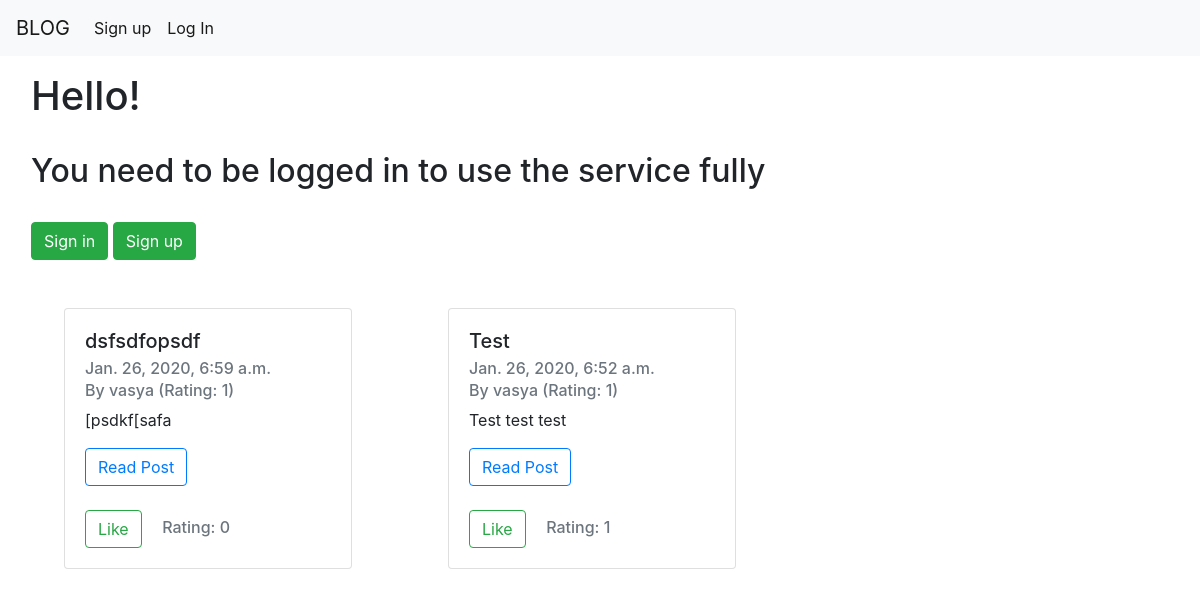
Before: / with the older database file.
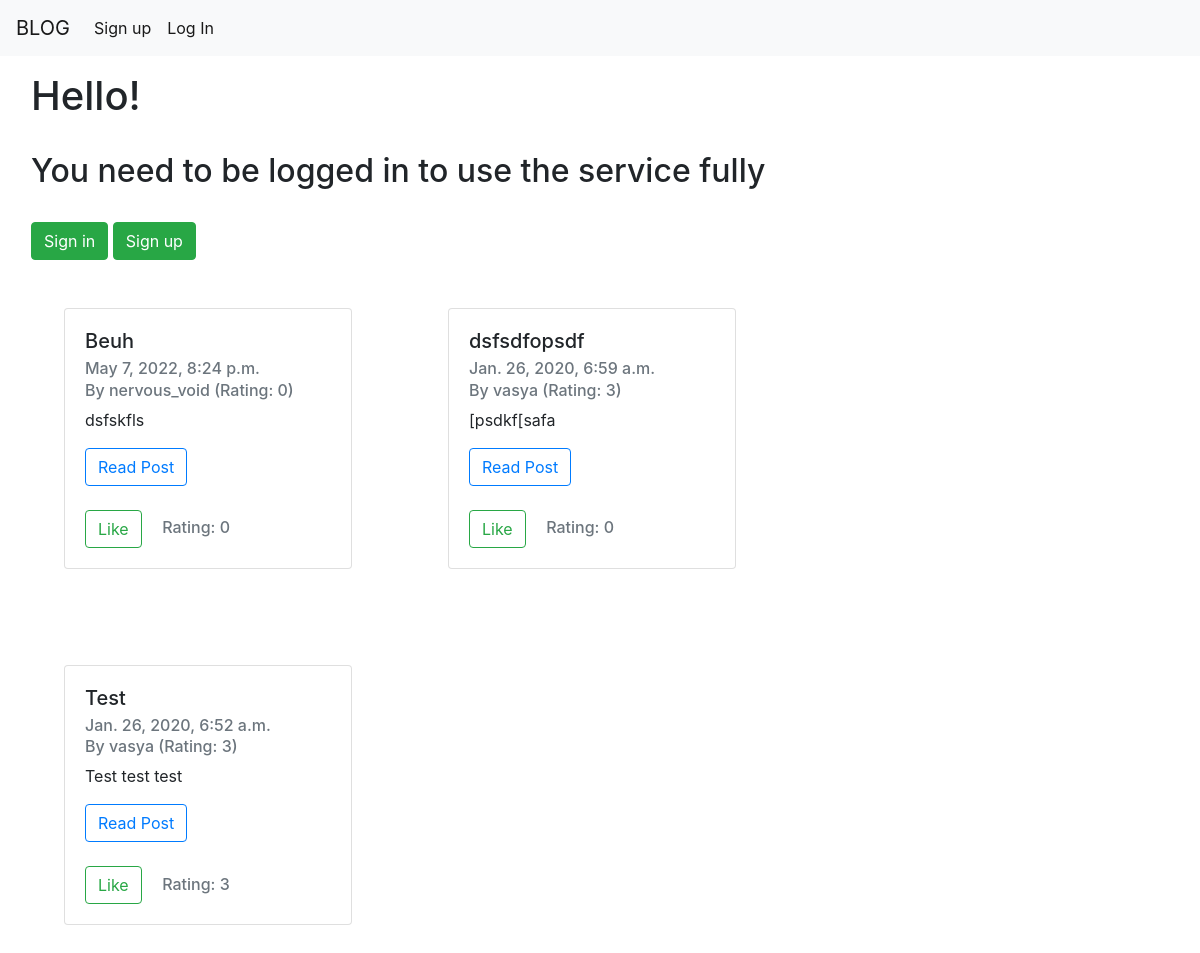
After: the same page with the newer database file.
### blog_app/models.py (models this page shows)
class Post(models.Model):
    user = models.ForeignKey(User, on_delete=models.CASCADE, related_name='post')
    name = models.CharField(max_length=128)
    description = models.CharField(max_length=512)
    text = models.CharField(max_length=100000)
    date = models.DateTimeField(auto_now_add=True)
    liked_users = [models.ForeignKey(User, on_delete=models.SET_NULL, null=True)]
    rating = models.IntegerField(default=0)

### blog_app/views.py (the view)
# urls.py: path('', views.index, name='index'),
def index(request):
    context = dict()
    posts = Post.objects.order_by('-date')
    context['posts'] = posts
    return render(request, 'index.html', context)

### blog_app/models.py (called while the page is built)
def user_rating(self):
    rating = 0
    posts = self.post.all()
    for each in posts:
        rating += each.rating
    return rating

### templates/index.html (shortened to what this page needs)
{% extends "base.html" %}
{% block content %}
    {% if request.user.is_authenticated %}
        <div class="card" style="width: 30rem; margin: 3rem;">
            <h1> Hello, {{ request.user.username | title }}! </h1>
            <a class="btn btn-primary" style="width: 50%" href="{% url 'logout' %}"> Log out </a>
            <h2>Menu</h2>
        </div>
    {% else %}
        <h1> Hello! </h1>
        <br>
        <h2>You need to be logged in to use the service fully</h2>
        <br>
        <a class="btn btn-success" href="{% url 'login' %}"> Sign in </a>
        <a class="btn btn-success" href="{% url 'registration' %}"> Sign up </a>
    {% endif %}
    <div class="row">
        {% for each in posts %}
            <div class="col-">
                <div class="card" style="width: 18rem; margin: 3rem; display: inline-block">
                    <div class="card-body">
                        <h5 class="card-title">{{ each.name }}</h5>
                        <h6 class="card-subtitle mb-2 text-muted">{{ each.date }}</h6>
                        <h6 class="card-subtitle mb-2 text-muted">By {{ each.user.username }} (Rating: {{ each.user.user_rating }})</h6>
                        <p class="card-text">{{ each.description }}</p>
                        <a type="button" href="/post/{{ each.id }}" class="btn btn-outline-primary">Read Post</a>
                        <br>
                        <br>
                        <a type="button" href="/liked/{{ each.id }}" class="btn btn-outline-success">Like</a>
                        <h6 class="card-subtitle mb-2 text-muted" style="display: inline-block; margin-left: 1rem;">
                            Rating: {{ each.rating }}
                        </h6>
                    </div>
                </div>
            </div>
        {% endfor %}
    </div>
{% endblock %}

### templates/base.html (shortened to what this page needs)
<!DOCTYPE html>
<html lang="ru">
<head>
    <link rel="stylesheet" href="https://maxcdn.bootstrapcdn.com/bootstrap/4.0.0/css/bootstrap.min.css"
>
</head>
<body style="padding: 0px;">
<nav class="navbar navbar-expand-lg navbar-light bg-light">
    <a class="navbar-brand" href="{% url 'index' %}">BLOG</a>
    <div class="collapse navbar-collapse" id="navbarNav">
        <ul class="navbar-nav">
            {% if request.user.is_authenticated %}
                <li class="nav-item active">
                    <a class="nav-link" href="{% url 'make_post' %}">Create Post </a>
                </li>
                <li class="nav-item active">
                    <a class="nav-link" href="{% url 'logout' %}">Log Out </a>
                </li>
            {% else %}
                <li class="nav-item active">
                    <a class="nav-link", href="{% url 'registration' %}" >Sign up</a>
                </li>
                <li class="nav-item active">
                    <a class="nav-link" href="{% url 'login' %}">Log In </a>
                </li>
            {% endif %}
        </ul>
    </div>
</nav>
<div class="container" style="margin: 1rem;">
    {% block content %} {% endblock %}
</div>
</body>
</html>

Changed rows visible on the page:
added Post: name "Beuh", date "May 7, 2022, 8:24 p.m.", user.username "nervous_void", user.user_rating "0", description "dsfskfls", rating "0"
changed through a linked row, Post "dsfsdfopsdf": user.user_rating "1" → "3"
changed Post "Test": user.user_rating "1" → "3"; rating "1" → "3"
